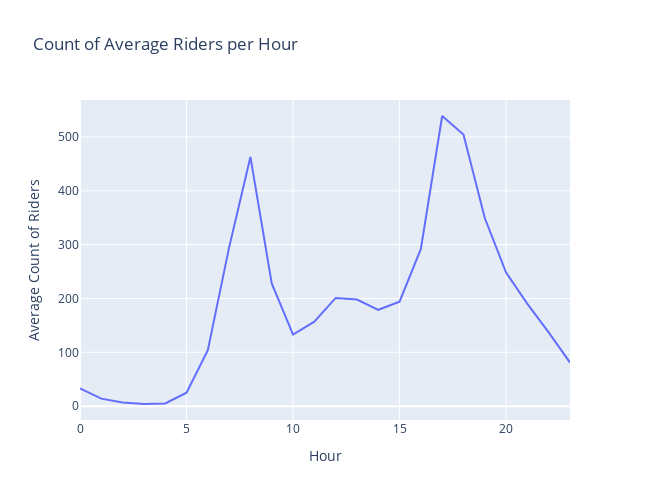

Here is the notebook cell this chart was saved with:
### Code cell
#complete workingday indexes (not weekends & not holidays)

workingdays = df[df['workingday'] == 1]
#steeper curves and higher means if we just focus on working days
linegraph = workingdays.groupby('hr')['cnt'].median().reset_index()
windspeedsmean = workingdays.groupby('hr')['not_norm_windspeeds'].mean().reset_index()

fulldata = pd.merge(linegraph,windspeedsmean,on='hr')
# BEST SUITED FOR OPERATIONS TEAM, GIVES US TIMES WHEN LEAST LIKELY FOR BIKE RIDES AND CAN DO MAINTENENCE

print(fulldata['cnt'].mean())

lines = px.line(fulldata,x='hr',y='cnt',title='Count of Average Riders per Hour',width=650,height=500)
lines.update_layout(xaxis_title='Hour',yaxis_title='Average Count of Riders',font=dict(size=12))

### Figure 1 — Plotly figure (JSON) as saved in the notebook; plotly's stock layout.template omitted (floating-point values rounded to 4 significant figures)
{"data": [{"hovertemplate": "hr=%{x}<br>cnt=%{y}<extra></extra>", "legendgroup": "", "line": {"color": "#636efa", "dash": "solid"}, "marker": {"symbol": "circle"}, "mode": "lines", "name": "", "orientation": "v", "showlegend": false, "type": "scatter", "x": [0, 1, 2, 3, 4, 5, 6, 7, 8, 9, 10, 11, 12, 13, 14, 15, 16, 17, 18, 19, 20, 21, 22, 23], "xaxis": "x", "y": [33.0, 14.0, 7.0, 4.0, 5.0, 25.0, 104.0, 295.0, 463.0, 228.0, 133.0, 157.0, 201.0, 198.0, 179.0, 194.0, 292.0, 539.0, 504.5, 349.5, 248.0, 190.0, 137.0, 81.0], "yaxis": "y"}], "layout": {"font": {"size": 12}, "height": 500, "legend": {"tracegroupgap": 0}, "title": {"text": "Count of Average Riders per Hour"}, "width": 650, "xaxis": {"anchor": "y", "domain": [0, 1], "title": {"text": "Hour"}}, "yaxis": {"anchor": "x", "domain": [0, 1], "title": {"text": "Average Count of Riders"}}}}
